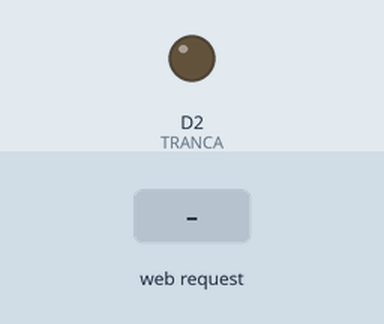
Simulated run of this sketch. Board: ESP8266 (NodeMCU). Shown: output pins drawn as LEDs (lit = HIGH). Inputs (shaded band) come from the test bench. WiFi joins after 1.5 s; servers stay silent unless stated; what the sketch prints to the serial monitor is not drawn.

Above: at 6.7 s.
6.8 s: HTTP request GET / received
At 7.7 s:
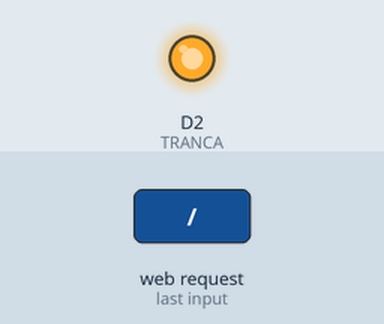
Timing chart, 0 to 13.3 s (numbered marks = the images above; inputs shaded):
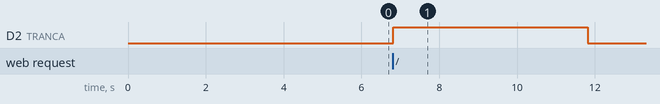

The sketch:

webserver.ino
```cpp
#include <Arduino.h>
#include <ESP8266WiFi.h>
#include <ESP8266WiFiMulti.h>
#include <ESP8266HTTPClient.h>
#include <ESP8266WebServer.h>
#include <WiFiClient.h>
#include <MFRC522.h>
#include <SPI.h>

const char* rede      = "WILLIAM OIFIBRA";
const char* senha     = "0322231628";
const uint8_t RST_PIN = D3;
const uint8_t SS_PIN  = D4;
const uint8_t TRANCA  = D2;
const String CONTEUDO = "text/html";

ESP8266WiFiMulti WiFiMulti;
MFRC522 rfid(SS_PIN, RST_PIN);
MFRC522::MIFARE_Key key;
ESP8266WebServer server(1222);

String tag;

void setup() {
  Serial.begin(115200);
  SPI.begin();
  rfid.PCD_Init();

  Serial.println();
  Serial.println();
  Serial.println();

  for (uint8_t t = 4; t > 0; t--) {
    Serial.printf("[SETUP] WAIT %d...\n", t);
    Serial.flush();
    delay(1000);
  }

  WiFi.mode(WIFI_STA);
  WiFi.begin(rede, senha);
  while (WiFi.status() != WL_CONNECTED) {
    delay(500);
    Serial.print(".");
  }
  Serial.print("");
  Serial.print("Ip local: ");
  Serial.println(WiFi.localIP());

  server.on("/", retornaString);
  server.begin();
  pinMode(TRANCA, OUTPUT);
}

void loop() {
    WiFiClient client;
    HTTPClient http;
    server.handleClient();

    if (!rfid.PICC_IsNewCardPresent())
      return;

    if (rfid.PICC_ReadCardSerial()) {
      for (byte i = 0; i < 4; i++) {
        tag += rfid.uid.uidByte[i];
      }
    }

    Serial.println("Tag: " + tag);

    if (tag != "") {
      if (http.begin(client, "http://192.168.100.7/meetscan-app/public/api/codigos/" + tag)) {
        int code = http.GET();
        String res = http.getString();

        Serial.println("codigo: " + code);
        Serial.println("Resposta: " + res);

        if (res == "Sucesso ao mandar mensagem de notificação") {
          abreFechaTranca();
        } else {
          Serial.println("Erro: Não foi possivel conectar no servidor web para realizar o reconhecimento da tag RFID");
        }

        tag = "";
        rfid.PICC_HaltA();
        rfid.PCD_StopCrypto1();
      }
    }

    delay(5000);
}

void retornaString() {
  server.send(200, CONTEUDO, "Abertura de tranca realizada");
  abreFechaTranca();
}

void abreFechaTranca() {
  Serial.println("Realizando a abertura da tranca");
  digitalWrite(TRANCA, HIGH);
  delay(5000);
  Serial.println("Realizando o fechamento da tranca");
  digitalWrite(TRANCA, LOW);
}
```

Measured:
- after the input at 6.8 s, D2 (TRANCA): LOW → HIGH at once, → LOW 5.0 s later
